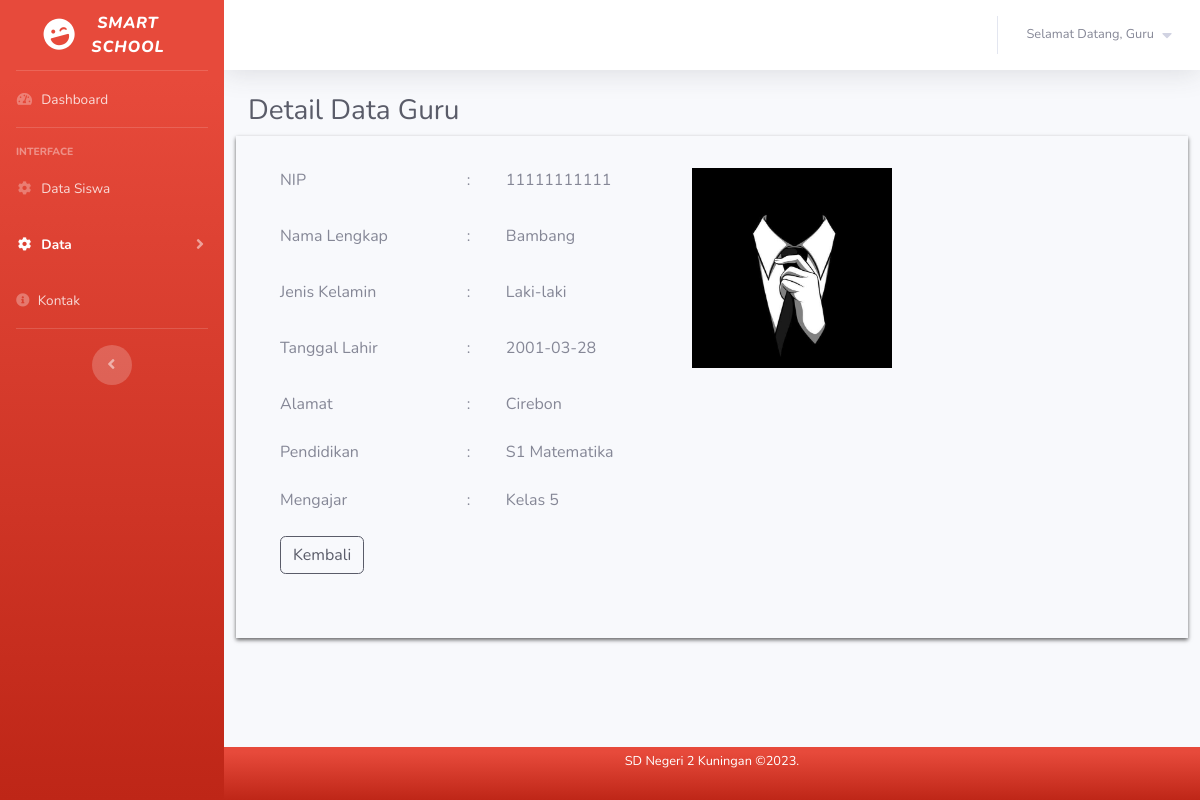
The page /guru/detail-guru.php?id_guru=11 on the database its author committed.
### tables this page shows
CREATE TABLE `data_guru` (
  `id_guru` int(20) NOT NULL,
  `foto` varchar(225) NOT NULL,
  `nip` varchar(20) NOT NULL,
  `nama_lengkap` varchar(50) NOT NULL,
  `jenis_kelamin` varchar(30) NOT NULL,
  `tanggal_lahir` date NOT NULL,
  `alamat` text NOT NULL,
  `pendidikan` varchar(20) NOT NULL,
  `mengajar` varchar(20) NOT NULL,
  `username` varchar(50) NOT NULL,
  `password` varchar(225) NOT NULL
);

### guru/function.php (called while the page is built, shortened)
<?php
	$conn = mysqli_connect("localhost", "root", "", "pendataan");
	function query($query){
		global $conn;
		$result = mysqli_query($conn, $query);
		if (mysqli_num_rows($result) == 1) {
			return mysqli_fetch_assoc($result);
		}
		$rows = [];
		return $rows;
	}
 ?>

### guru/detail-guru.php (the view, shortened to what this page needs)
<?php
    require 'function.php';
    $id_guru = $_GET["id_guru"];
    $guru = query("SELECT * FROM data_guru WHERE id_guru = $id_guru");
 ?>
<!DOCTYPE html>
<html lang="en">
<head>
    <link href="style/vendor/fontawesome-free/css/all.min.css" rel="stylesheet" type="text/css">
    <link href="style/css/sb-admin-2.min.css" rel="stylesheet">
    <link href="style/vendor/datatables/dataTables.bootstrap4.min.css" rel="stylesheet">
</head>
<body id="page-top">
    <div id="wrapper">
        <ul class="navbar-nav bg-gradient-danger sidebar sidebar-dark accordion" id="accordionSidebar">
            <a class="sidebar-brand d-flex align-items-center justify-content-center" href="dashboard.php">
                <div class="sidebar-brand-icon rotate-n-15">
                    <i class="fas fa-laugh-wink"></i>
                </div>
                <div class="sidebar-brand-text mx-3"><i>Smart <br>School</i></div>
            </a>
            <hr class="sidebar-divider my-0">
            <li class="nav-item">
                <a class="nav-link" href="dashboard.php">
                    <i class="fas fa-fw fa-tachometer-alt"></i>
                    <span>Dashboard</span></a>
            </li>
            <hr class="sidebar-divider">
            <div class="sidebar-heading">
                Interface
            </div>
            <li class="nav-item">
                <a class="nav-link" href="siswa/data-kelas1.php">
                    <i class="fas fa-fw fa-cog"></i>
                    <span>Data Siswa</span>
                </a>
            </li>
            <li class="nav-item active">
                <a class="nav-link collapsed" href="#" data-toggle="collapse" data-target="#collapseTwo"
                    aria-expanded="true" aria-controls="collapseTwo">
                    <i class="fas fa-fw fa-cog"></i>
                    <span>Data</span>
                </a>
            </li>
            <li class="nav-item">
                <a class="nav-link" href="kontak.php">
                    <i class="fa fa-info-circle"></i>
                    <span>Kontak</span>
                </a>
            </li>
            <hr class="sidebar-divider">
            <div class="text-center d-none d-md-inline">
                <button class="rounded-circle border-0" id="sidebarToggle"></button>
            </div>
        </ul>
        <div id="content-wrapper" class="d-flex flex-column">
            <div id="content">
                <nav class="navbar navbar-expand navbar-light bg-white topbar mb-4 static-top shadow">
                    <ul class="navbar-nav ml-auto">
                        <li class="nav-item dropdown no-arrow">
                            <a class="nav-link dropdown-toggle" href="#" id="userDropdown" role="button"
                                data-toggle="dropdown" aria-haspopup="true" aria-expanded="false">
                                <span class="mr-2 d-none d-lg-inline text-gray-600 small">Selamat Datang, Guru</span>
                                <i class="fa fa-caret-down"></i>
                            </a>
                        </li>
                    </ul>
                </nav>
                <div class="container-fluid">
                    <h1 class="h3 mb-2 text-gray-800">Detail Data Guru</h1>
                    <div class="card-deck" style="box-shadow: 0 2px 4px rgba(0,0,0,0.6);">
                        <div class="col-md-10 col-sm-10 mb-3">
                            <div class="card-body">
                            <table class="table table-borderless" align="center">
                                <tbody>
                                    <tr>
                                        <td>NIP</td>
                                        <td>:</td>
                                        <td><?= $guru["nip"];?></td>
                                        <td rowspan="4"><img width="200" height="200" src="<?= $guru["foto"] ?>"></td>
                                    </tr>
                                    <tr>
                                        <td>Nama Lengkap</td>
                                        <td>:</td>
                                        <td><?= $guru["nama_lengkap"];?></td>
                                    </tr>
                                    <tr>
                                        <td>Jenis Kelamin</td>
                                        <td>:</td>
                                        <td><?= $guru["jenis_kelamin"];?></td>
                                    </tr>
                                    <tr>
                                        <td>Tanggal Lahir</td>
                                        <td>:</td>
                                        <td><?= $guru["tanggal_lahir"];?></td>
                                    </tr>
                                    <tr>
                                        <td>Alamat</td>
                                        <td>:</td>
                                        <td><?= $guru["alamat"];?></td>
                                    </tr>
                                    <tr>
                                        <td>Pendidikan</td>
                                        <td>:</td>
                                        <td><?= $guru["pendidikan"];?></td>
                                    </tr>
                                    <tr>
                                        <td>Mengajar</td>
                                        <td>:</td>
                                        <td><?= $guru["mengajar"];?></td>
                                    </tr>
                                    <tr>
                                        <td class="text-left" colspan="3">
                                            <a href="data-guru.php" class="btn btn-outline-dark" name="kembali"> Kembali</a>
                                        </td>
                                    </tr>
                                </tbody>
                            </table>
                            </div>
                        </div>
                    </div>
                </div>
            </div>
            <?php include '../footer.php'; ?>
        </div>
    </div>
</body>
</html>

### rows shown on the page
data_guru: nip "11111111111", foto (picture), nama_lengkap "Bambang", jenis_kelamin "Laki-laki", tanggal_lahir "2001-03-28", alamat "Cirebon", pendidikan "S1 Matematika", mengajar "Kelas 5"
